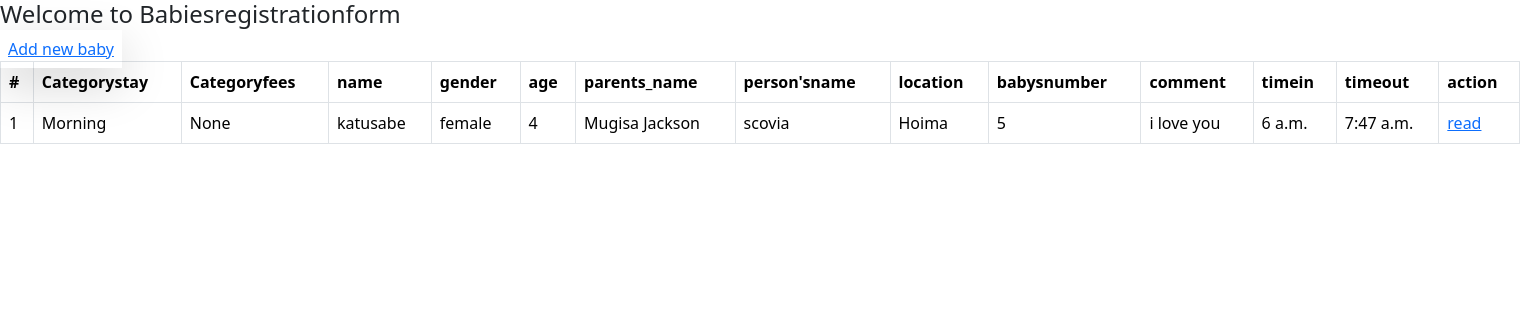
Before: / with the older database file.
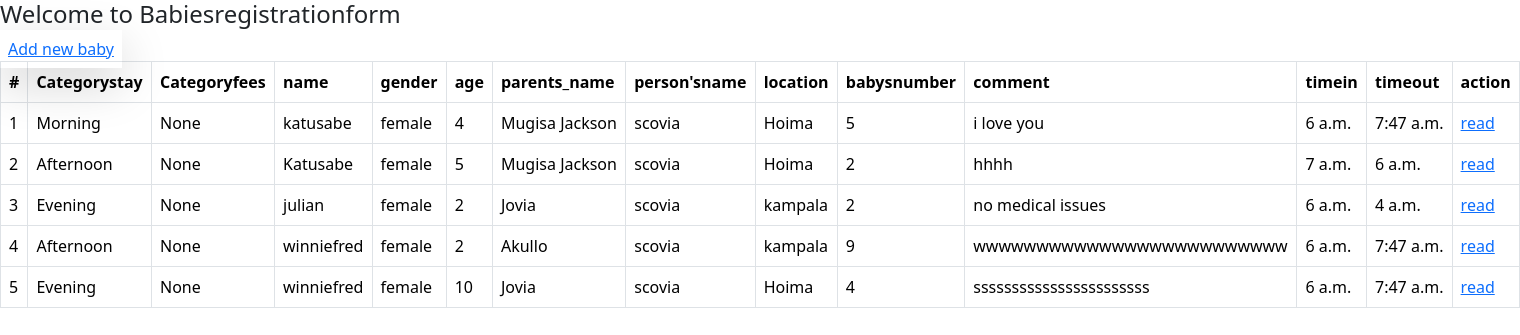
After: the same page with the newer database file.
### form/models.py (models this page shows, shortened)
class Babiesform(models.Model):
    c_stay=models.ForeignKey(Category_stay ,on_delete=models.CASCADE,null=True, blank=True)
    c_fees=models.ForeignKey(Payment,on_delete=models.CASCADE,null=True,blank=True)
    name_of_the_baby=models.CharField(max_length=200, blank=True,null=True)
    gender=models.CharField(choices=[('male', 'Male'),('female', 'Female')], max_length=10, null=True, blank=True)
    age=models.IntegerField(default=0)
    parents_name=models.CharField(max_length=200,null=True, blank=True)
    name_of_the_person_brought_by_the_baby=models.CharField(max_length=200)
    location=models.CharField(max_length=50, null=True, blank=True)
    babys_number=models.IntegerField(default=0 ,null=True, blank=True)
    name_of_the_person_taken_the_baby=models.CharField(max_length=200)
    comment=models.TextField(blank=True,null=True )
    timein=models.TimeField(null=False, blank=False)
    timeout=models.TimeField(null=False, blank=False)

class Category_stay(models.Model):
    name = models.CharField(max_length=100,null=True, blank=True)
    def __str__(self):
        return self.name

### form/views.py (the view)
# urls.py: path('', views.sitterform, name='sitterform'),
def sitterform(request):
   babies =Babiesform.objects.all()
   return render(request,'sitterform.html',{'babies':babies})

### form/templates/sitterform.html (shortened to what this page needs)
<!DOCTYPE html>
<html lang="en">
<head>
    <link href="https://cdn.jsdelivr.net/npm/bootstrap@5.3.3/dist/css/bootstrap.min.css" rel="stylesheet"
>
</head>
<body class=>
    <h4 class="">Welcome to Babiesregistrationform</h4>
        <a href="/add" class="p-2 bg-teal-500 rounded-lg shadow-lg">Add new baby</a>
    <div class=>
    <table class="table table-bordered">
        <thead>
            <tr class=>
                <th>#</th>
                <th>Categorystay</th>
                <th>Categoryfees</th>
                <th>name</th>
                <th>gender</th>
                <th>age</th>
                <th>parents_name</th>
                <th>person'sname</th>
                <th>location</th>
                <th>babysnumber</th>
                <th>comment</th>
                <th>timein</th>
                <th>timeout</th>
                <th>action</th>
            </tr>
        </thead>
        <tbody>
 {% for each in babies %}
            <tr >
                <td> {{each.id}}</td>
               <td>{{each.c_stay}}</td>
                <td>{{each.c_fees}}</td>
                <td>{{each.name_of_the_baby}}</td>
                <td>{{each.gender}}</td>
                <td>{{each.age}}</td>
                <td>{{ each.parents_name}}</td>
                <td>{{each.name_of_the_person_brought_by_the_baby}}</td>
                <td>{{each.location}}</td>
                <td>{{each.babys_number}}</td>
                <td>{{each.comment}}</td>
                <td>{{ each.timein}}</td>
                <td>{{ each.timeout}}</td>
              <td>
                    <a href="read/{{each.id}}" >read</a>
                </td>
            </tr>
            {% endfor %}
        </tbody>
    </table>
</div>
</body>
</html>

Changed rows visible on the page:
added Babiesform: id "2", c_stay "Afternoon", c_fees "None", name_of_the_baby "Katusabe", gender "female", age "5", parents_name "Mugisa Jackson", name_of_the_person_brought_by_the_baby "scovia", location "Hoima", babys_number "2", comment "hhhh", timein "7 a.m.", timeout "6 a.m."
added Babiesform: id "3", c_stay "Evening", c_fees "None", name_of_the_baby "julian", gender "female", age "2", parents_name "Jovia", name_of_the_person_brought_by_the_baby "scovia", location "kampala", babys_number "2", comment "no medical issues", timein "6 a.m.", timeout "4 a.m."
added Babiesform: id "4", c_stay "Afternoon", c_fees "None", name_of_the_baby "winniefred", gender "female", age "2", parents_name "Akullo", name_of_the_person_brought_by_the_baby "scovia", location "kampala", babys_number "9", comment "wwwwwwwwwwwwwwwwwwwwwwwww", timein "6 a.m.", timeout "7:47 a.m."
added Babiesform: id "5", c_stay "Evening", c_fees "None", name_of_the_baby "winniefred", gender "female", age "10", parents_name "Jovia", name_of_the_person_brought_by_the_baby "scovia", location "Hoima", babys_number "4", comment "sssssssssssssssssssssss", timein "6 a.m.", timeout "7:47 a.m."
